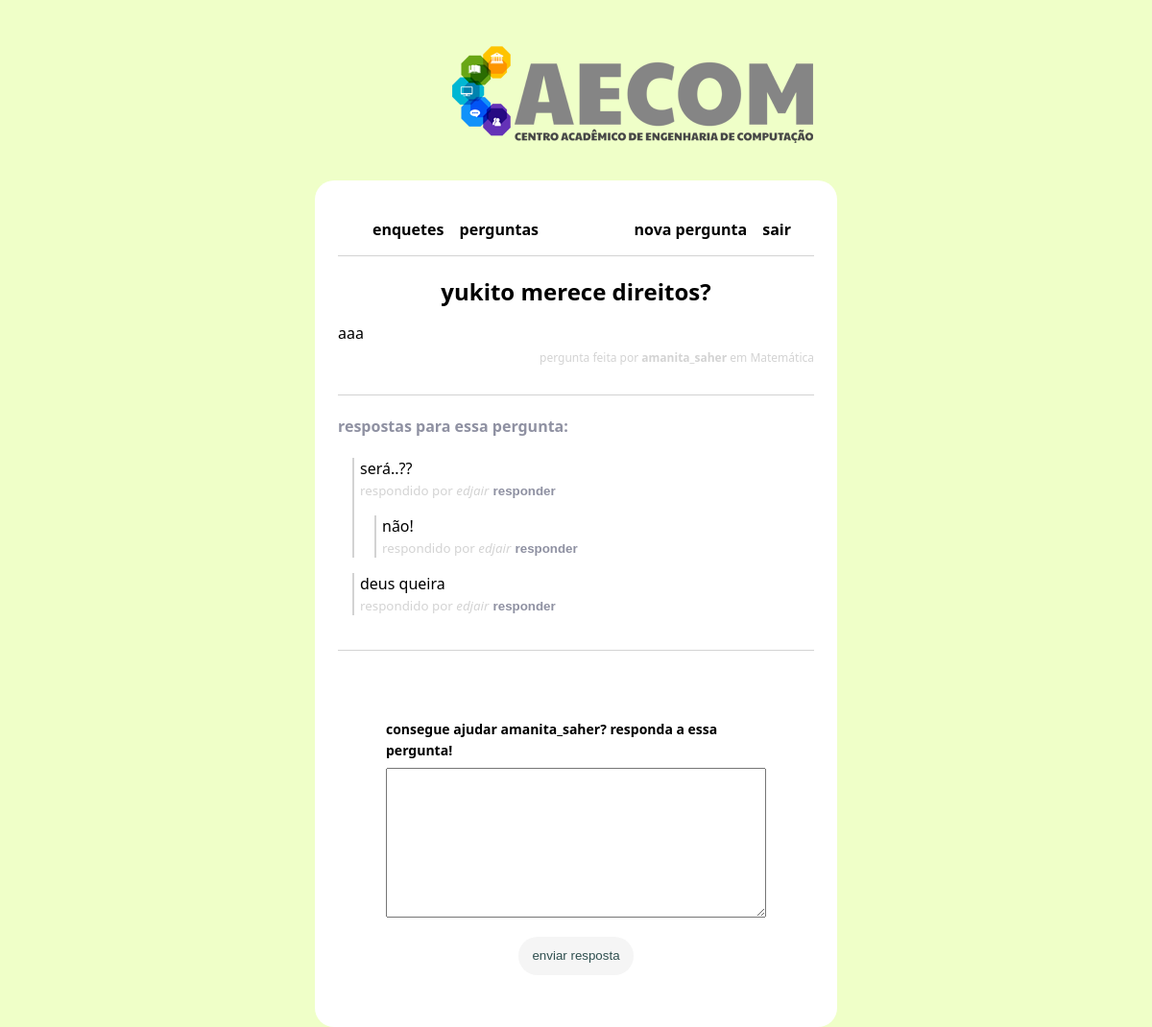
Screenshot of /questao/11 (signed in) with the database file from the repository.
### main/models.py (models this page shows, shortened)
class Questao(models.Model):
    area_choices = [
        ["Matemática", "Matemática"],
        ["Hardware", "Hardware"],
        ["Software", "Software"],
        ["Inteligência Artificial", "Inteligência Artificial"],
        ["Lógica", "Lógica"],
        ["Programação", "Programação"],
        ["Física", "Física"],
        ["Química", "Química"],
        ["Ciclo Básico", "Ciclo Básico"]
    ]
    author = models.ForeignKey(User, null=False, on_delete=models.CASCADE)
    title = models.CharField(max_length=200, null=False)
    body = models.TextField(null=False)
    area = models.CharField(max_length=200, choices=area_choices, null=False, default='Ciclo Básico')
    created_at = models.DateTimeField(auto_now_add=True)
    updated_at = models.DateTimeField(auto_now=True)
    def get_responses(self):
        return self.responses.filter(parent=None)

class Resposta(models.Model):
    user = models.ForeignKey(User, null=False, on_delete=models.CASCADE)
    question = models.ForeignKey(Questao, null=False, on_delete=models.CASCADE, related_name='responses')
    parent = models.ForeignKey('self', null=True, blank=True, on_delete=models.CASCADE)
    body = models.TextField(null=False)
    created_at = models.DateTimeField(auto_now_add=True)
    updated_at = models.DateTimeField(auto_now=True)
    def get_responses(self):
        return Resposta.objects.filter(parent=self)

### main/views.py (the view, shortened to what this page needs)
# urls.py: path('questao/<int:id>', views.questionPage, name='question'),
@login_required(login_url='login')
def questionPage(request, id):
    response_form = NewResponseForm()
    reply_form = NewReplyForm()
    question = Questao.objects.get(id=id)
    context = {
        'question': question,
        'response_form': response_form,
        'reply_form':  reply_form,
    }
    return render(request, 'question.html', context)

### main/forms.py
class NewResponseForm(forms.ModelForm):
    class Meta:
        model = Resposta
        fields = ['body']

class NewReplyForm(forms.ModelForm):
    class Meta:
        model = Resposta
        fields = ['body']
        widgets = {
            'body': forms.Textarea(attrs={
                'rows': 2,
                'placeholder': 'no que você está pensando?'
            })
        }

### main/templates/question.html (shortened to what this page needs)
{% extends 'layouts/page.html' %}
{% block content %}
<div class="page question-page">
<h2 class="question-title">{{question.title}}</h2>
<p class="question-body">{{question.body}}</p>
<small class="question-author">pergunta feita por <b>{{question.author.username}}</b> em {{question.area}}</small>
<div class="responses-container">
    <h4 class="responses-container-heading">respostas para essa pergunta:</h4>
    {% if not question.responses.all %}
        <p class="no-responses-text">ainda não há respostas para essa pergunta</p>
    {% else %}
        {% for response in question.get_responses %}
            {% include 'components/response.html' with response=response%}
        {% endfor %}
    {% endif %}
</div>
{% if user.is_authenticated %}
<form method="POST" action="" class="response-form">
    <div class="fieldWrapper">
        <div class="help-me-response"><label for="{{response_form.body.id_for_label}}">consegue ajudar {{question.author.username}}? responda a essa pergunta!</label></div>
        {{response_form.body}}
    </div>
    <input type="submit" value="enviar resposta" class="submit-button"/>
</form>
{% endif %}
</div>
{% endblock %}

### main/templates/components/response.html (shortened to what this page needs)
<blockquote id="{{response.id}}">
    <p class="response-body">{{response.body}}</p>
    <small class="response-author">respondido por <i>{{response.user.username}}</i></small>
    {% if user.is_authenticated %}
        <button class="reply-button" onclick="handleReplyButton('{{response.id}}')"><b>responder</b></button>
    {% endif %}
    {% for children in response.get_responses %}
        {% include 'components/response.html' with response=children %}
    {% endfor %}
</blockquote>

### main/static/css/styles.css (style rules this page uses)
html, .name { position:relative; display: block; width: 50%; margin: 0 auto; height:100px; padding: 20px; flex: auto; }
body { font-family: 'Segoe UI'; background-color: #EFFFC8; }
*, *::after, *::before { box-sizing: border-box; }
blockquote { border-left: 2px solid lightgray; padding-left: 6px; margin-left: 15px }
.page { display: flex; flex-direction: column; }
.fieldWrapper { display: flex; flex-direction: column; margin: 20px; }
.fieldWrapper label { font-size: 14px; font-weight: 600; text-transform: lowercase; margin-bottom: 10px; }
.submit-button { display:block; width: 120px; height: 40px; border: none; border-radius: 20px; background-color: whitesmoke; color: darkslategray; margin: 0 auto; cursor: pointer; transition: all 1s; }
.question-title { font-weight: 900; margin: 20px auto 0 auto; }
.question-body { margin-bottom: 6px; text-align: justify; }
.question-author { font-size: 12px; color: lightgray; text-align: right; }
.responses-container { border-top: 1px solid lightgray; margin-top: 30px; }
.responses-container-heading { color: #8F91A2; }
.help-me-response { margin: 20px auto 0 auto; margin-bottom: 8px; }
.response-form { margin-top: 20px; border-top: 1px solid lightgray; padding: 30px; }
.response-body { margin: 0; }
.response-author { color:lightgray; }
.reply-button { background-color: transparent; border: none; padding: 0; text-transform: lowercase; color: #8F91A2; cursor: pointer; }

### rows the page displays
Questao: title "yukito merece direitos?", body "aaa", author.username "amanita_saher", area "Matemática"
Resposta: body "será..??", user.username "edjair"
Resposta: body "não!", user.username "edjair"
Resposta: body "deus queira", user.username "edjair"
